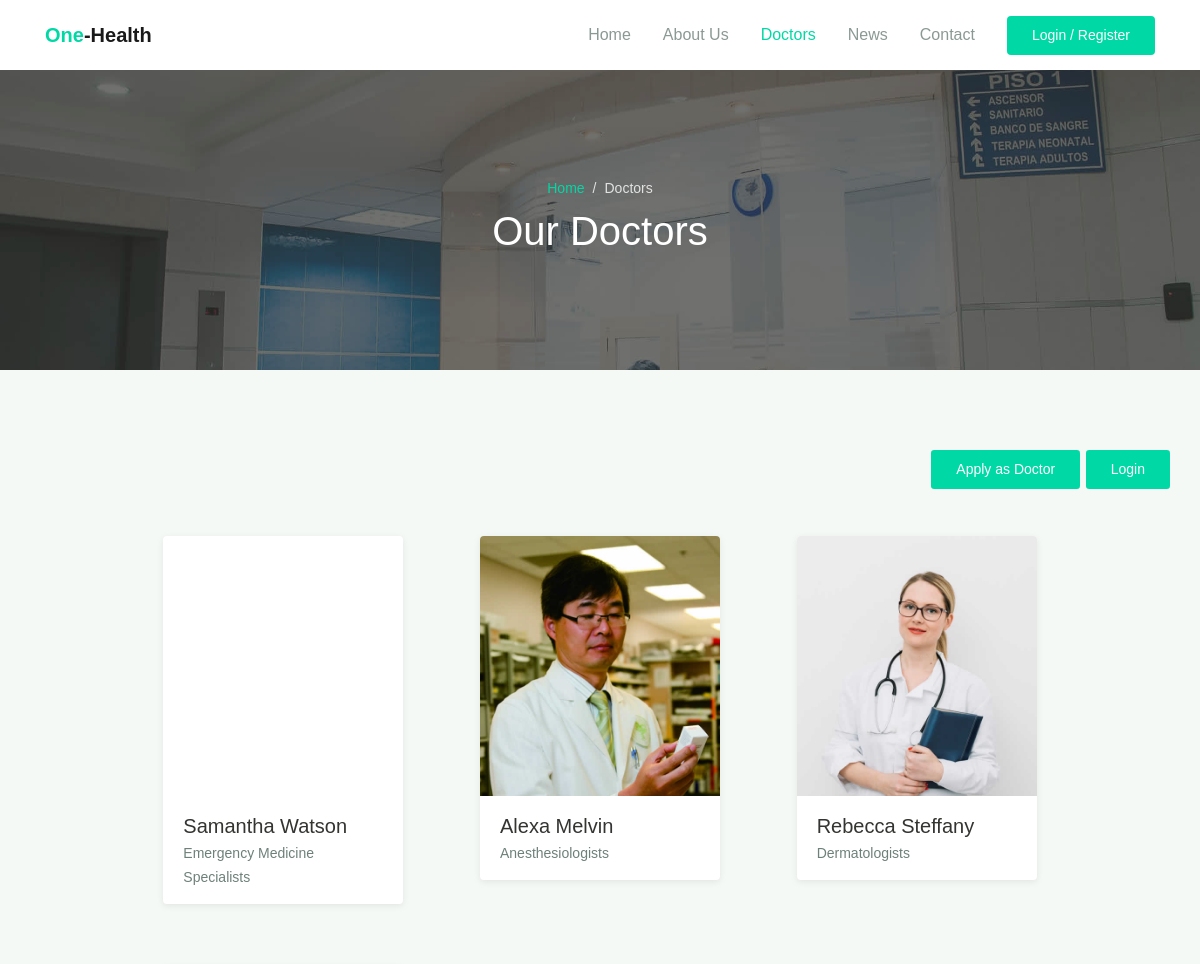
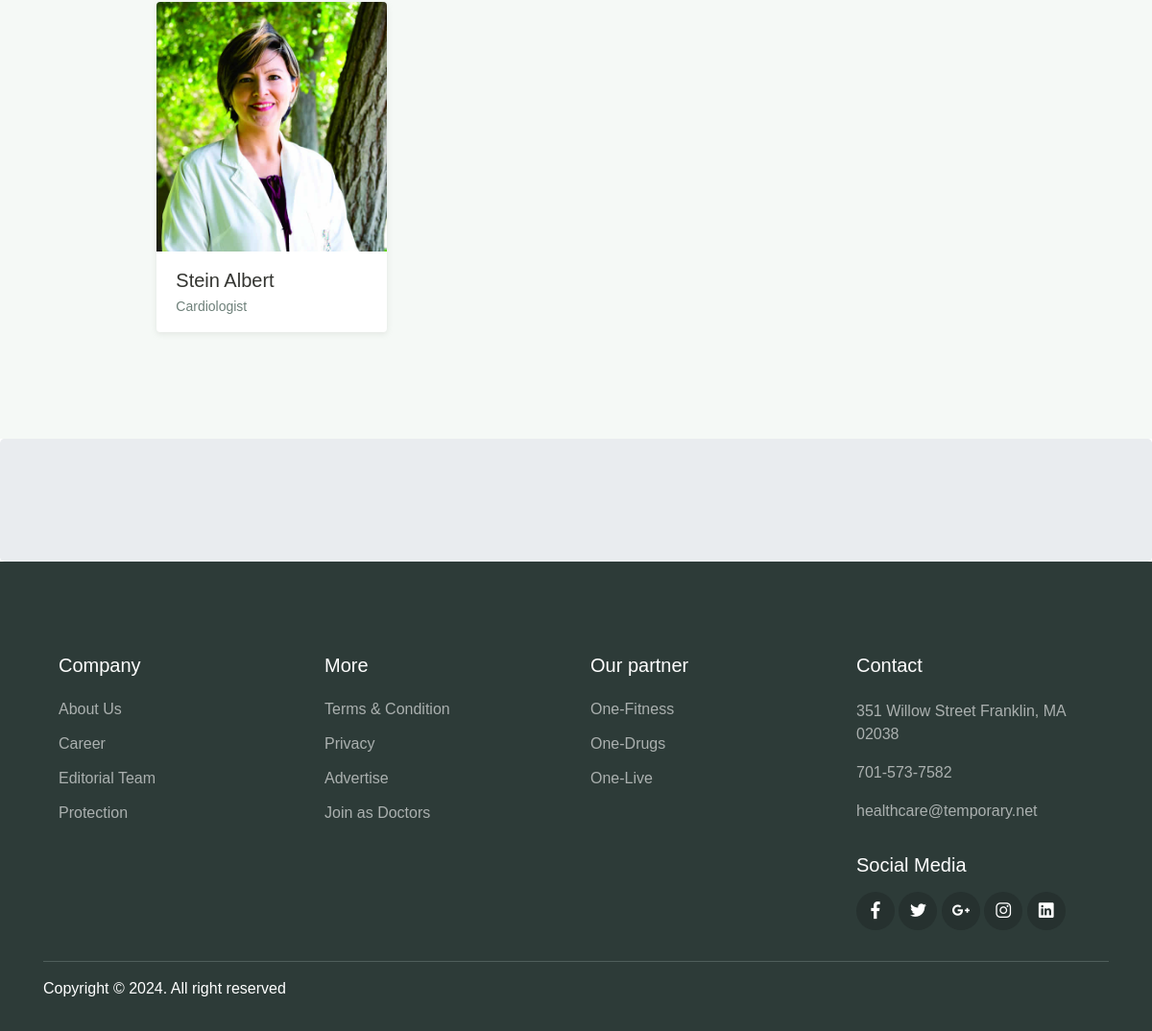
Page /doctorclick on the committed database (2 pictures, top to bottom).
### hospital/models.py (models this page shows, shortened)
class Doctor(models.Model):
    user=models.OneToOneField(User,on_delete=models.CASCADE)
    profile_pic= models.ImageField(upload_to='profile_pic/DoctorProfilePic/',null=True,blank=True)
    address = models.CharField(max_length=40)
    mobile = models.CharField(max_length=20,null=True)
    department= models.CharField(max_length=50,choices=departments,default='Cardiologist')
    status=models.BooleanField(default=False)
    @property
    def get_name(self):
        return self.user.first_name+" "+self.user.last_name

### hospital/views.py (the view)
# urls.py: path('doctorclick', views.doctorclick_view),
def doctorclick_view(request):
    doctors=models.Doctor.objects.all().order_by('-id')
    if request.user.is_authenticated:
        return HttpResponseRedirect('afterlogin')
    data={
        'doctors':doctors
    }
    return render(request,'hospital/doctorclick.html',context=data)

### templates/hospital/doctorclick.html (shortened to what this page needs)
{% extends 'hospital/homebase.html' %} {% load static %} {% block content %}
<div class="page-banner overlay-dark bg-image" style="background-image: url({% static 'assets/img/bg_image_1.jpg' %})">
  <div class="banner-section">
    <div class="container text-center wow fadeInUp">
      <nav aria-label="Breadcrumb">
        <ol class="breadcrumb breadcrumb-dark bg-transparent justify-content-center py-0 mb-2">
          <li class="breadcrumb-item"><a href="/">Home</a></li>
          <li class="breadcrumb-item active" aria-current="page">Doctors</li>
        </ol>
      </nav>
      <h1 class="font-weight-normal">Our Doctors</h1>
    </div>
  </div>
</div>
<div class="page-section bg-light">
  <div class="container">
    <div class="row justify-content-end">
      <p class="lead">
        <a class="btn btn-primary btn-sm" href="/doctorsignup" role="button">Apply as Doctor</a>
        <a class="btn btn-primary btn-sm" href="/doctorlogin" role="button">Login</a>
      </p>
    </div>
    <div class="row justify-content-center">
      <div class="col-lg-10">
        <div class="row">
          {% for d in doctors %}
          <div class="col-md-6 col-lg-4 py-3 wow zoomIn">
            <div class="card-doctor">
              <div class="header">
                <img src="{% static '/' %}{{d.profile_pic}}" alt="" />
              </div>
              <div class="body">
                <p class="text-xl mb-0">{{ d.get_name }}</p>
                <span class="text-sm text-grey">{{ d.department }}</span>
              </div>
            </div>
          </div>
          {% endfor %}
        </div>
      </div>
    </div>
  </div>
</div>
<div class="jumbotron" style="margin-bottom: 0px">
</div>
{% endblock content %}

### templates/hospital/homebase.html (shortened to what this page needs)
{% load static %}
<!DOCTYPE html>
<html lang="en" dir="ltr">
<head>
  <link rel="stylesheet" href="{% static '/assets/css/maicons.css' %}">
  <link rel="stylesheet" href="{% static '/assets/css/bootstrap.css' %}">
  <link rel="stylesheet" href="{% static '/assets/vendor/owl-carousel/css/owl.carousel.css' %}">
  <link rel="stylesheet" href="{% static '/assets/vendor/animate/animate.css' %}">
  <link rel="stylesheet" href="{% static '/assets/css/theme.css' %}">
</head>
<body>
  {% include "hospital/navbar.html" %}
  {%block content%}
  {%endblock content%}
  {% include "hospital/footer.html" %}
</body>
</html>

### templates/hospital/navbar.html (shortened to what this page needs)
{% load static %}
<header>
  <nav class="navbar navbar-expand-lg navbar-light shadow-sm">
    <div class="container">
      <a class="navbar-brand" href="#"><span class="text-primary">One</span>-Health</a>
      <div class="collapse navbar-collapse" id="navbarSupport">
        <ul class="navbar-nav ml-auto">
          <li class="nav-item {% if request.path == '/' %} active {% endif %} ">
            <a class="nav-link" href="/">Home</a>
          </li>
          <li class="nav-item">
            <a class="nav-link {% if request.path == '/aboutus' %} active {% endif %}" href="/aboutus">About Us</a>
          </li>
          <li class="nav-item">
            <a class="nav-link {% if request.path == '/doctorclick' %} active {% endif %}"  href="doctorclick">Doctors</a>
          </li>
          <li class="nav-item">
            <a class="nav-link" href="blog.html">News</a>
          </li>
          <li class="nav-item">
            <a class="nav-link" href="contact.html">Contact</a>
          </li>
          <li class="nav-item">
            <a class="btn btn-primary ml-lg-3" href="#">Login / Register</a>
          </li>
        </ul>
      </div>
    </div>
  </nav>
</header>

### templates/hospital/footer.html
{% load static %}
<footer class="page-footer">
  <div class="container">
    <div class="row px-md-3">
      <div class="col-sm-6 col-lg-3 py-3">
        <h5>Company</h5>
        <ul class="footer-menu">
          <li><a href="#">About Us</a></li>
          <li><a href="#">Career</a></li>
          <li><a href="#">Editorial Team</a></li>
          <li><a href="#">Protection</a></li>
        </ul>
      </div>
      <div class="col-sm-6 col-lg-3 py-3">
        <h5>More</h5>
        <ul class="footer-menu">
          <li><a href="#">Terms & Condition</a></li>
          <li><a href="#">Privacy</a></li>
          <li><a href="#">Advertise</a></li>
          <li><a href="#">Join as Doctors</a></li>
        </ul>
      </div>
      <div class="col-sm-6 col-lg-3 py-3">
        <h5>Our partner</h5>
        <ul class="footer-menu">
          <li><a href="#">One-Fitness</a></li>
          <li><a href="#">One-Drugs</a></li>
          <li><a href="#">One-Live</a></li>
        </ul>
      </div>
      <div class="col-sm-6 col-lg-3 py-3">
        <h5>Contact</h5>
        <p class="footer-link mt-2">351 Willow Street Franklin, MA 02038</p>
        <a href="#" class="footer-link">701-573-7582</a>
        <a href="#" class="footer-link">healthcare@temporary.net</a>
        <h5 class="mt-3">Social Media</h5>
        <div class="footer-sosmed mt-3">
          <a href="#" target="_blank"><span class="mai-logo-facebook-f"></span></a>
          <a href="#" target="_blank"><span class="mai-logo-twitter"></span></a>
          <a href="#" target="_blank"><span class="mai-logo-google-plus-g"></span></a>
          <a href="#" target="_blank"><span class="mai-logo-instagram"></span></a>
          <a href="#" target="_blank"><span class="mai-logo-linkedin"></span></a>
        </div>
      </div>
    </div>
    <hr>
    <p id="copyright">Copyright &copy; 2024. All right reserved</p>
  </div>
</footer>

### static/assets/css/theme.css (style rules this page uses)
:root { --primary: #00D9A5; --accent: #FF3D85; --secondary: #4E5AFE; --warning: #EED818; --info: #05B4E1; --danger: #FF4943; --success: #96C93D; --dark: #343531; --light: #F5F9F6; --cs: #596261; --grey: #6E807A; }
body { font-family: "Source Sans Pro", sans-serif; line-height: 1.5; color: #343531; }
a { color: #07be94; text-decoration: none; background-color: transparent; }
.text-sm { font-size: 14px !important; }
.text-xl { font-size: 20px !important; }
.bg-light { background-color: #F5F9F6 !important; }
.text-primary { color: #00D9A5 !important; }
.text-grey { color: #6E807A !important; }
.btn-primary { color: #fff; background-color: #00D9A5; border-color: transparent; }
.btn { padding: 8px 24px; }
.breadcrumb { background-color: #f8f9fa; }
.breadcrumb-dark .breadcrumb-item a { color: #00D9A5; }
.breadcrumb-dark .breadcrumb-item + .breadcrumb-item::before { display: inline-block; padding-right: 0.5rem; color: rgba(255, 255, 255, 0.8); content: "/"; }
.breadcrumb-dark .breadcrumb-item.active { color: rgba(255, 255, 255, 0.8); }
.navbar { min-height: 70px; }
.navbar-brand { font-weight: 600; padding-top: 10px; padding-bottom: 10px; }
.navbar-nav { margin-top: 10px; border-top: 1px solid #E8EEE4; flex-shrink: 0; }
.navbar-nav .nav-link { transition: all .2s ease; }
.navbar-nav .btn { font-size: 14px; }
.navbar-light .navbar-nav .nav-link { color: rgba(110, 128, 122, 0.8); }
.navbar-light .navbar-nav .show > .nav-link, .navbar-light .navbar-nav .active > .nav-link, .navbar-light .navbar-nav .nav-link.show, .navbar-light .navbar-nav .nav-link.active { font-weight: 500; color: #00D9A5; }
@media (min-width: 992px) { .navbar-expand-lg .navbar-nav { margin-top: 0; border-top: none; } }
@media (min-width: 992px) { .navbar-expand-lg .navbar-nav .nav-link { padding-right: 16px; padding-left: 16px; } }
@media (min-width: 992px) { .navbar-expand-lg .navbar-nav { align-items: center; } }
.bg-image { position: relative; background-position: center center; background-size: cover; background-repeat: no-repeat; }
.bg-image > * { position: relative; z-index: 10; }
.page-section { position: relative; padding-top: 80px; padding-bottom: 80px; overflow: hidden; }
.page-banner { position: relative; height: 300px; z-index: 10; }
.page-hero.overlay-dark::before, .page-banner.overlay-dark::before { content: ""; position: absolute; top: 0; left: 0; width: 100%; height: 100%; background: rgba(52, 53, 49, 0.7); z-index: 1; }
.page-banner .breadcrumb-item, .page-banner .breadcrumb-item a { font-size: 14px; }
.hero-section, .banner-section { position: relative; display: -ms-flexbox; display: flex; -ms-flex-align: center; align-items: center; -ms-flex-pack: center; justify-content: center; height: 100%; color: #ffffff; z-index: 10; }
.card-doctor { display: block; margin: 15px auto; width: 100%; max-width: 240px; background-color: #fff; border-radius: 4px; box-shadow: 0 2px 6px rgba(154, 159, 151, 0.2); overflow: hidden; }
.card-doctor .text-xl { font-weight: 500; }
.card-doctor .header { position: relative; width: 100%; height: 260px; overflow: hidden; }
.card-doctor .header::before { content: ''; position: absolute; top: 0; left: 0; width: 100%; height: 100%; background-color: rgba(52, 53, 49, 0.36); opacity: 0; transition: opacity .2s linear; }
.card-doctor .header img { width: 100%; }
.card-doctor .body { padding: 15px 20px; }
.page-footer { position: relative; display: block; padding-top: 80px; padding-bottom: 16px; background-color: #2D3B38; color: #fff; }
.page-footer h5 { font-weight: 500; margin-bottom: 16px; }
.page-footer hr { border-color: #4F5E5B; }
.footer-menu { position: relative; list-style: none; padding-left: 0; }
.footer-menu a, .footer-link { display: inline-block; padding-top: 6px; padding-bottom: 6px; color: rgba(255, 255, 255, 0.6); transition: all .2s ease; }
.footer-link { padding: 0; margin-bottom: 16px; }
.footer-sosmed a { display: inline-block; width: 40px; height: 40px; line-height: 42px; border-radius: 50%; text-align: center; font-size: 18px; background-color: #26312F; color: #ffff; transition: all .2s ease; }

### rows in the picture
Doctor: get_name "Samantha Watson", department "Emergency Medicine Specialists"
Doctor: profile_pic (picture), get_name "Alexa Melvin", department "Anesthesiologists"
Doctor: profile_pic (picture), get_name "Rebecca Steffany", department "Dermatologists"
Doctor: profile_pic (picture), get_name "Stein Albert", department "Cardiologist"
